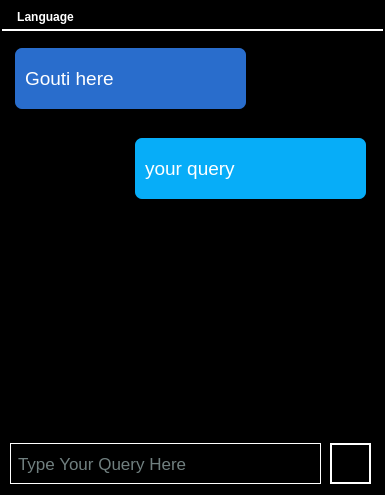
<?xml version="1.0" encoding="UTF-8"?>
<ui version="4.0">
 <class>MainWindow</class>
 <widget class="QMainWindow" name="MainWindow">
  <property name="geometry">
   <rect>
    <x>0</x>
    <y>0</y>
    <width>385</width>
    <height>495</height>
   </rect>
  </property>
  <property name="minimumSize">
   <size>
    <width>385</width>
    <height>495</height>
   </size>
  </property>
  <property name="maximumSize">
   <size>
    <width>385</width>
    <height>495</height>
   </size>
  </property>
  <property name="windowTitle">
   <string>Gouti: A Voice Assistant</string>
  </property>
  <property name="windowIcon">
   <iconset>
    <normaloff>mic.ico</normaloff>mic.ico</iconset>
  </property>
  <property name="toolTip">
   <string/>
  </property>
  <property name="styleSheet">
   <string notr="true">QToolTip
{
     border: 1px solid black;
     background-color: #296dcc;
     padding: 1px;
     border-radius: 3px;
     opacity: 100;
	 color:white;
}

QWidget
{
    color: white;
    background-color: black;
}

QWidget:item:hover
{
    background-color: QLinearGradient( x1: 0, y1: 0, x2: 0, y2: 1, stop: 0 #ffa02f, stop: 1 #ca0619);
    color: #000000;
}

QWidget:item:selected
{
    background-color: QLinearGradient( x1: 0, y1: 0, x2: 0, y2: 1, stop: 0 #ffa02f, stop: 1 #d7801a);
}
QMenuBar{
 	margin:2px;
	padding: 5px;
	border-bottom:2px solid white;
	font: bold 12px;
}
QMenuBar::item
{
    background: transparent;
}

QMenuBar::item:selected
{
    background: transparent;
    border: 1px solid #ffaa00;
}

QMenuBar::item:pressed
{
    background: #444;
    border: 1px solid #000;
    background-color: QLinearGradient(
        x1:0, y1:0,
        x2:0, y2:1,
        stop:1 #212121,
        stop:0.4 #343434
    );
    margin-bottom:-1px;
    padding-bottom:1px;
}


QWidget:disabled
{
    color: #404040;
    background-color: #323232;
}

QDockWidget::title
{
    text-align: center;
    spacing: 3px; /* spacing between items in the tool bar */
    background-color: QLinearGradient(x1:0, y1:0, x2:0, y2:1, stop:0 #323232, stop: 0.5 #242424, stop:1 #323232);
}

QMainWindow::separator
{
    background-color: QLinearGradient(x1:0, y1:0, x2:0, y2:1, stop:0 #161616, stop: 0.5 #151515, stop: 0.6 #212121, stop:1 #343434);
    color: white;
    padding-left: 4px;
    border: 1px solid #4c4c4c;
    spacing: 3px; /* spacing between items in the tool bar */
}

QMainWindow::separator:hover
{

    background-color: QLinearGradient(x1:0, y1:0, x2:0, y2:1, stop:0 #d7801a, stop:0.5 #b56c17 stop:1 #ffa02f);
    color: white;
    padding-left: 4px;
    border: 1px solid #6c6c6c;
    spacing: 3px; /* spacing between items in the tool bar */
}



</string>
  </property>
  <property name="documentMode">
   <bool>false</bool>
  </property>
  <widget class="QWidget" name="centralwidget">
   <widget class="QPushButton" name="microbutton">
    <property name="geometry">
     <rect>
      <x>330</x>
      <y>410</y>
      <width>41</width>
      <height>41</height>
     </rect>
    </property>
    <property name="cursor">
     <cursorShape>PointingHandCursor</cursorShape>
    </property>
    <property name="toolTip">
     <string>&lt;html&gt;&lt;head/&gt;&lt;body&gt;&lt;p&gt;Talk to Gouti&lt;/p&gt;&lt;/body&gt;&lt;/html&gt;</string>
    </property>
    <property name="styleSheet">
     <string notr="true">QPushButton
{
    color: white;
	background:transparent;
    border: 2px  solid white;
    padding: 10px;

}

QPushButton:hover
{
   background-color:#296dcc;

}</string>
    </property>
    <property name="text">
     <string/>
    </property>
    <property name="icon">
     <iconset>
      <normaloff>mic.ico</normaloff>mic.ico</iconset>
    </property>
    <property name="iconSize">
     <size>
      <width>50</width>
      <height>50</height>
     </size>
    </property>
    <property name="shortcut">
     <string/>
    </property>
   </widget>
   <widget class="QLineEdit" name="querytextfield">
    <property name="geometry">
     <rect>
      <x>10</x>
      <y>410</y>
      <width>311</width>
      <height>41</height>
     </rect>
    </property>
    <property name="font">
     <font>
      <pointsize>13</pointsize>
     </font>
    </property>
    <property name="focusPolicy">
     <enum>Qt::ClickFocus</enum>
    </property>
    <property name="whatsThis">
     <string>&lt;html&gt;&lt;head/&gt;&lt;body&gt;&lt;p&gt;dfddfddfd&lt;/p&gt;&lt;/body&gt;&lt;/html&gt;</string>
    </property>
    <property name="styleSheet">
     <string notr="true">QLineEdit
{
	color : #dffefe;
    background-color: transparent;
    padding: 5px;
    border: 1px solid white;
}
QLineEdit:hover
{
    border: 3px solid white;	
	border-radius: 4px;
}</string>
    </property>
    <property name="inputMask">
     <string/>
    </property>
    <property name="text">
     <string/>
    </property>
    <property name="maxLength">
     <number>32767</number>
    </property>
    <property name="placeholderText">
     <string>Type Your Query Here</string>
    </property>
    <property name="cursorMoveStyle">
     <enum>Qt::VisualMoveStyle</enum>
    </property>
    <property name="clearButtonEnabled">
     <bool>true</bool>
    </property>
   </widget>
   <widget class="QScrollArea" name="scrollArea">
    <property name="geometry">
     <rect>
      <x>0</x>
      <y>0</y>
      <width>381</width>
      <height>401</height>
     </rect>
    </property>
    <property name="sizePolicy">
     <sizepolicy hsizetype="Preferred" vsizetype="Expanding">
      <horstretch>0</horstretch>
      <verstretch>0</verstretch>
     </sizepolicy>
    </property>
    <property name="minimumSize">
     <size>
      <width>381</width>
      <height>0</height>
     </size>
    </property>
    <property name="maximumSize">
     <size>
      <width>381</width>
      <height>16777215</height>
     </size>
    </property>
    <property name="styleSheet">
     <string notr="true">border:none;
padding:5px;</string>
    </property>
    <property name="widgetResizable">
     <bool>true</bool>
    </property>
    <widget class="QWidget" name="scrollAreaWidgetContents">
     <property name="geometry">
      <rect>
       <x>0</x>
       <y>0</y>
       <width>371</width>
       <height>391</height>
      </rect>
     </property>
     <widget class="QLabel" name="goutilabel">
      <property name="geometry">
       <rect>
        <x>10</x>
        <y>10</y>
        <width>231</width>
        <height>61</height>
       </rect>
      </property>
      <property name="sizePolicy">
       <sizepolicy hsizetype="Fixed" vsizetype="Preferred">
        <horstretch>0</horstretch>
        <verstretch>0</verstretch>
       </sizepolicy>
      </property>
      <property name="minimumSize">
       <size>
        <width>231</width>
        <height>0</height>
       </size>
      </property>
      <property name="maximumSize">
       <size>
        <width>231</width>
        <height>16777215</height>
       </size>
      </property>
      <property name="font">
       <font>
        <pointsize>14</pointsize>
       </font>
      </property>
      <property name="styleSheet">
       <string notr="true">background-color:#296dcc;
border-radius:7px;
padding:5px;
</string>
      </property>
      <property name="text">
       <string>Gouti here</string>
      </property>
     </widget>
     <widget class="QLabel" name="querylabel">
      <property name="geometry">
       <rect>
        <x>130</x>
        <y>100</y>
        <width>231</width>
        <height>61</height>
       </rect>
      </property>
      <property name="sizePolicy">
       <sizepolicy hsizetype="Fixed" vsizetype="Preferred">
        <horstretch>0</horstretch>
        <verstretch>0</verstretch>
       </sizepolicy>
      </property>
      <property name="minimumSize">
       <size>
        <width>231</width>
        <height>0</height>
       </size>
      </property>
      <property name="maximumSize">
       <size>
        <width>231</width>
        <height>16777215</height>
       </size>
      </property>
      <property name="font">
       <font>
        <pointsize>14</pointsize>
       </font>
      </property>
      <property name="styleSheet">
       <string notr="true">background-color:#07adf8;
border-radius:7px;
padding:5px;
color:white;</string>
      </property>
      <property name="text">
       <string>your query</string>
      </property>
     </widget>
    </widget>
   </widget>
  </widget>
  <widget class="QMenuBar" name="menuBar">
   <property name="geometry">
    <rect>
     <x>0</x>
     <y>0</y>
     <width>385</width>
     <height>35</height>
    </rect>
   </property>
   <widget class="QMenu" name="menuLanguage">
    <property name="title">
     <string>Language</string>
    </property>
    <addaction name="actionEnglish"/>
    <addaction name="actionUrdu"/>
   </widget>
   <addaction name="menuLanguage"/>
  </widget>
  <action name="actionEnglish">
   <property name="text">
    <string>English</string>
   </property>
  </action>
  <action name="actionUrdu">
   <property name="text">
    <string>Urdu</string>
   </property>
  </action>
 </widget>
 <resources>
  <include location="icons/qt.qrc"/>
 </resources>
 <connections>
  <connection>
   <sender>actionEnglish</sender>
   <signal>triggered()</signal>
   <receiver>MainWindow</receiver>
   <slot>close()</slot>
   <hints>
    <hint type="sourcelabel">
     <x>-1</x>
     <y>-1</y>
    </hint>
    <hint type="destinationlabel">
     <x>192</x>
     <y>247</y>
    </hint>
   </hints>
  </connection>
 </connections>
</ui>
